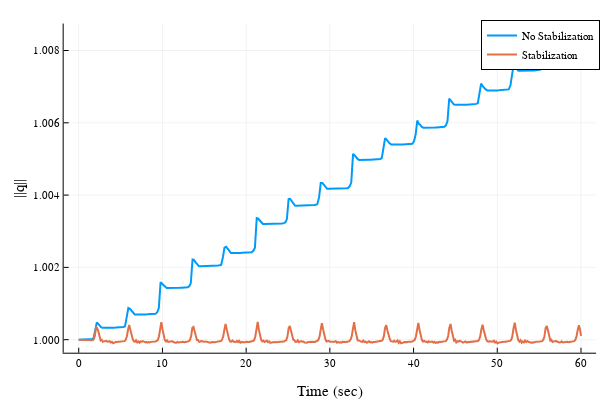

Notebook code cell kept with this figure:
### Code cell
#Plot norm(q) with and without stabilization
qnorm2 = zeros(length(sol_q2.t))
for k = 1:length(sol_q2.t)
    qnorm2[k] = norm(sol_q2.u[k][1:4])
end

plot(sol_q.t,qnorm,xlabel="Time (sec)",ylabel="||q||",label="No Stabilization",lw=2)
plot!(sol_q2.t,qnorm2,label="Stabilization",lw=2)

### Figure 1 — Plotly figure (JSON) as saved in the notebook; plotly's stock layout.template omitted (floating-point values rounded to 4 significant figures; data arrays with more than 128 entries replaced by an {"elided": "..."} marker saying what was removed)
{"data": [{"colorbar": {"title": ""}, "legendgroup": "No Stabilization", "line": {"color": "rgba(0, 154, 250, 1.000)", "dash": "solid", "shape": "linear", "width": 2}, "mode": "lines", "name": "No Stabilization", "showlegend": true, "type": "scatter", "x": {"elided": "322 float values"}, "xaxis": "x", "y": {"elided": "322 float values"}, "yaxis": "y", "zmax": null, "zmin": null}, {"colorbar": {"title": ""}, "legendgroup": "Stabilization", "line": {"color": "rgba(227, 111, 71, 1.000)", "dash": "solid", "shape": "linear", "width": 2}, "mode": "lines", "name": "Stabilization", "showlegend": true, "type": "scatter", "x": {"elided": "446 float values"}, "xaxis": "x", "y": {"elided": "446 float values"}, "yaxis": "y", "zmax": null, "zmin": null}], "layout": {"annotations": [], "height": 400, "legend": {"bgcolor": "rgba(255, 255, 255, 1.000)", "bordercolor": "rgba(0, 0, 0, 1.000)", "borderwidth": 1, "font": {"color": "rgba(0, 0, 0, 1.000)", "family": "sans-serif", "size": 11}, "title": {"font": {"color": "rgba(0, 0, 0, 1.000)", "family": "sans-serif", "size": 15}, "text": ""}, "tracegroupgap": 0, "traceorder": "normal", "x": 1, "xanchor": "auto", "y": 1, "yanchor": "auto"}, "margin": {"b": 20, "l": 0, "r": 0, "t": 20}, "paper_bgcolor": "rgba(255, 255, 255, 1.000)", "plot_bgcolor": "rgba(255, 255, 255, 1.000)", "showlegend": true, "width": 600, "xaxis": {"anchor": "y", "domain": [0.1061, 0.9934], "gridcolor": "rgba(0, 0, 0, 0.100)", "gridwidth": 0.5, "linecolor": "rgba(0, 0, 0, 1.000)", "mirror": false, "range": [-1.8, 61.8], "showgrid": true, "showline": true, "showticklabels": true, "tickangle": 0, "tickcolor": "rgb(0, 0, 0)", "tickfont": {"color": "rgba(0, 0, 0, 1.000)", "family": "sans-serif", "size": 11}, "tickmode": "array", "ticks": "inside", "ticktext": ["0", "10", "20", "30", "40", "50", "60"], "tickvals": [0, 10, 20, 30, 40, 50, 60], "title": "Time (sec)", "titlefont": {"color": "rgba(0, 0, 0, 1.000)", "family": "sans-serif", "size": 15}, "type": "-", "visible": true, "zeroline": false, "zerolinecolor": "rgba(0, 0, 0, 1.000)"}, "yaxis": {"anchor": "x", "domain": [0.07581, 0.9902], "gridcolor": "rgba(0, 0, 0, 0.100)", "gridwidth": 0.5, "linecolor": "rgba(0, 0, 0, 1.000)", "mirror": false, "range": [0.9996, 1.009], "showgrid": true, "showline": true, "showticklabels": true, "tickangle": 0, "tickcolor": "rgb(0, 0, 0)", "tickfont": {"color": "rgba(0, 0, 0, 1.000)", "family": "sans-serif", "size": 11}, "tickmode": "array", "ticks": "inside", "ticktext": ["1.000", "1.002", "1.004", "1.006", "1.008"], "tickvals": [1, 1.002, 1.004, 1.006, 1.008], "title": "||q||", "titlefont": {"color": "rgba(0, 0, 0, 1.000)", "family": "sans-serif", "size": 15}, "type": "-", "visible": true, "zeroline": false, "zerolinecolor": "rgba(0, 0, 0, 1.000)"}}}
